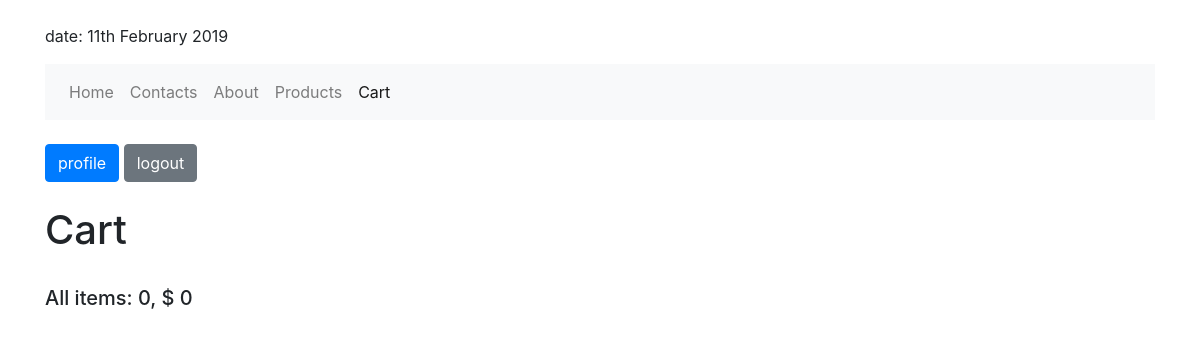
The page /cart/ (signed in) on the database as committed earlier.
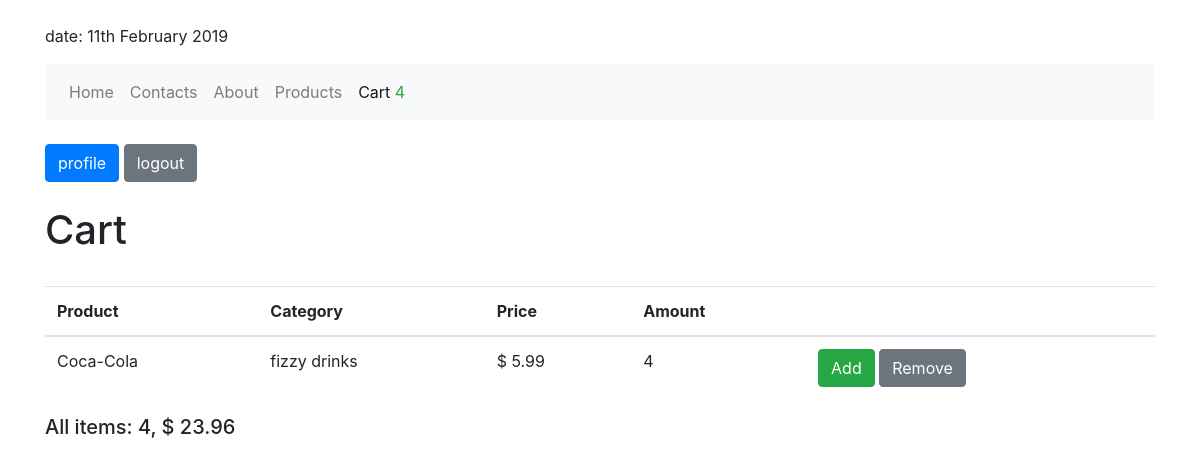
The same page on the database as committed later.
### shopping_cart/models.py (models this page shows)
class ShoppingCart(models.Model):
    user = models.ForeignKey(User, on_delete=models.CASCADE)
    product = models.ForeignKey(Product, on_delete=models.CASCADE)
    quantity = models.PositiveIntegerField(default=0)
    add_datetime = models.DateTimeField(auto_now_add=True)

### products/models.py (models this page shows, shortened)
class Product(models.Model):
    title = models.CharField(max_length=255)
    price = models.DecimalField(max_digits=10000, decimal_places=2)
    image = models.ImageField(
        upload_to='products_img/',
        blank=True,
        null=True
    )
    description = models.TextField(blank=True, null=True)
    category = models.ForeignKey(Category, on_delete=models.CASCADE)

class Category(models.Model):
    category_name = models.CharField(max_length=50, null=True)
    def __str__(self):
        return self.category_name

### shopping_cart/views.py (the view)
# urls.py: path('cart/', include('shopping_cart.urls')),
@login_required
def cart(request):
    user_cart = ShoppingCart.objects.filter(user=request.user)
    price = 0
    amount = 0
    for order in user_cart:
        price += order.product.price * order.quantity
        amount += order.quantity
    context = {
        'title': 'cart',
        'user_cart': user_cart,
        'price': price,
        'amount': amount
    }
    return render(request, 'shopping_cart/cart.html', context)

### shopping_cart/context_processors.py (called while the page is built)
def cart_processor(request):
    if request.user.is_authenticated:
        user_cart = ShoppingCart.objects.filter(user=request.user)
        total_quantity = 0
        for order in user_cart:
            total_quantity += order.quantity
        return {'total_quantity': total_quantity}
    else:
        return {'total_quantity': 0}

### shopping_cart/templates/shopping_cart/cart.html
{% extends "base.html" %}
{%  block content%}
    <h1>Cart</h1>
    <br>
    {% if amount != 0 %}
        <table class="table">
            <thead>
                <tr>
                    <th>Product</th>
                    <th>Category</th>
                    <th>Price</th>
                    <th>Amount</th>
                    <th></th>
                </tr>
            </thead>
            <tbody>
                {% for order in  user_cart %}
                <tr>
                    <td>{{ order.product.title }}</td>
                    <td>{{ order.product.category }}</td>
                    <td>$ {{ order.product.price }}</td>
                    <td>{{ order.quantity }}</td>
                    <td>
                        <a href="{% url 'shopping_cart:add_to_cart' order.product.id %}">
                            <button class="btn btn-success">Add</button>
                        </a>
                        <a href="{% url 'shopping_cart:remove_from_cart' order.product.id %}">
                            <button class="btn btn-secondary">Remove</button>
                        </a>
                    </td>
                </tr>
                {% endfor %}
            </tbody>
        </table>
    {% endif %}
    <h5>
        All items: {{ amount }}, $ {{ price }}
    </h5>
{% endblock %}

Rows that differ between the two databases and show on the page:
added ShoppingCart: product "Coca-Cola", product.category "fizzy drinks", product.price "5.99", quantity "4"
Other text that changed with them:
{{ total_quantity }}: (not shown) → "4"
{{ amount }}: "0" → "4"
{{ price }}: "0" → "23.96"
text now shown: "Product Category Price Amount"
